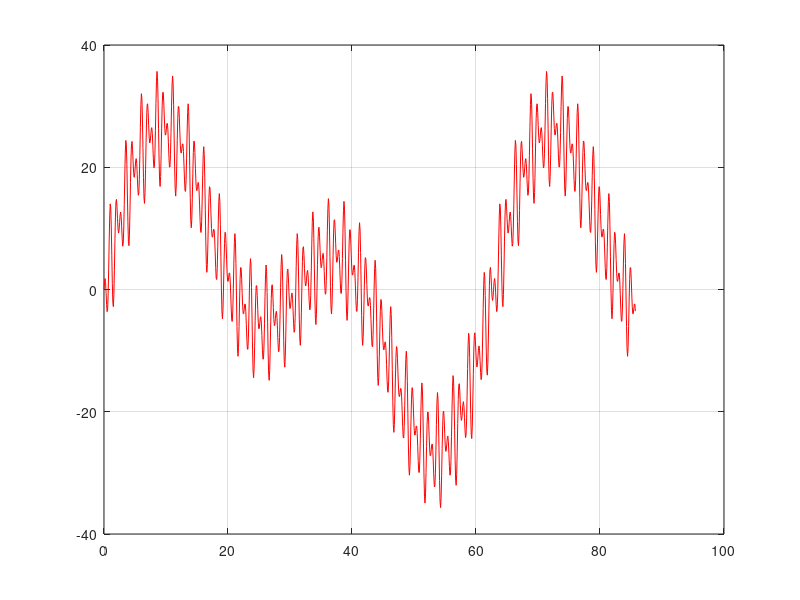
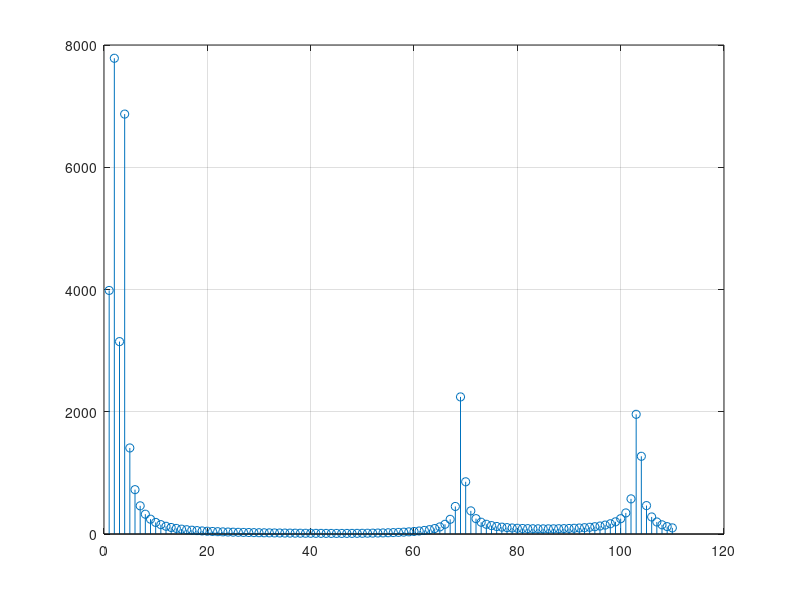
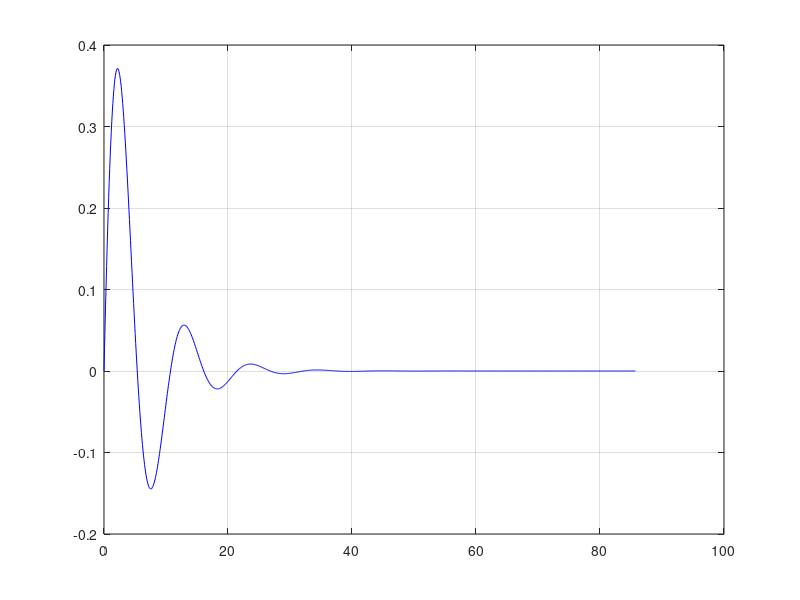
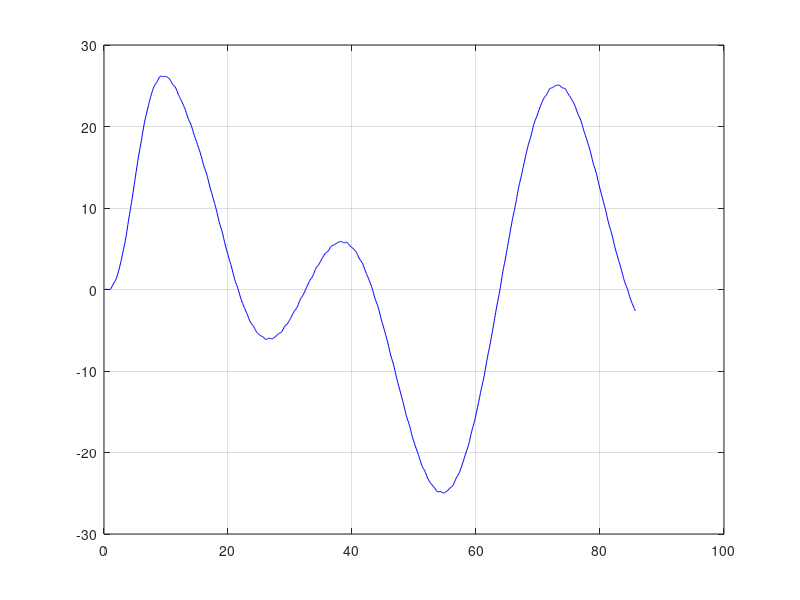

Write MATLAB code to recreate these figures, in order.
function recup2_v2

    clc, clear

    #CARGADO DE ARCHIVO
    g=load("datos.txt", "-ascii");
    N=length(g)

    ##DECLARACION DE VARIABLES Y VECTORES
    Dim=N+1;
    Dt=0.083776;
    t0=0;
    tf=Dt*N;
    t=zeros(1,Dim);
    gNorma=0;

    ##LLENADO VECTOR t
    for i=1:Dim-1
      t(i) = (i-1) * Dt;
      gNorma=gNorma+(g(i)*g(i));
    endfor

    ##IMPRESION DE gNorma
    %gNorma2=sqrt(gNorma);
    disp(['gNorma = ',num2str(gNorma,'%.2f')]);

    ##IMPRESION FUNCION DISCRETA
    figure(1)
    title("Figura dato")
    plot(t(1:N),g,'-r')
    grid on

  ##TRANSFORMADA DISCRETA DE FOURIER(TDF)
    gTDF=fft(g,N);

    ##CALCULA E IMPRIME dw
    dw=2*pi/(Dt*N);
    disp(['dw = ',num2str(dw,'%.4f')]);

    ##CALCULAMOS modG
    modG=0;
    for i=1:N
      modG=modG+(abs(gTDF(i))*abs(gTDF(i)));
    endfor

    ##IMPRIME modG2
    %modG2=sqrt(modG);
    disp(['modG = ',num2str(modG,'%.4f')]);

    figure(2)
    title("modulo G")
    stem(abs(gTDF(1:110)))
    grid on

  ##CONVOLUCION
    kc=8;
    aUno=1/3;
    w=kc*dw;
    p=0.3*w;
    h=zeros(Dim,1);

     for i=1:N
        h(i,1)=aUno*((e^(-p*t(i)))/w)*sin(w*t(i));
     endfor

    gConv=Dt*conv(h,g);

    ##IMPRIMIMOS LO PEDIDO
    figure(3)
    title( "h")
    plot(t(1:N),h(1:N,1),'-b')
    grid on

    figure(4)
    title( "Convolucion")
    plot(t(1:N),gConv(1:N,1),'-b')
    grid on

    figure(5)
    title( "Convolucion y h")
    plot(t(1:N),g(1:N),'-r',t(1:N),gConv(1:N),'-b')
    grid on


endfunction
